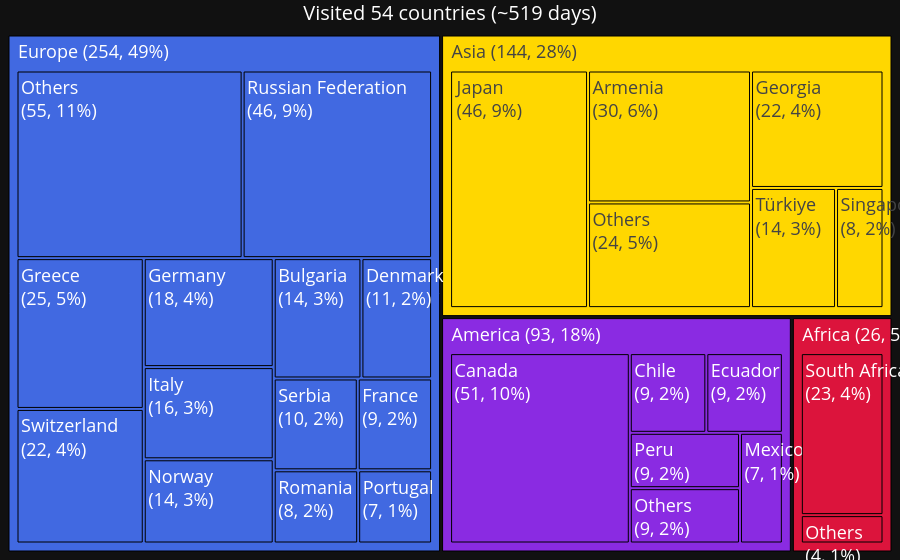

The notebook cell saved with this chart:
### Code cell
df_country_visited = df_country[~df_country.country.isin(COUNTRIES_LIVED)]
n_country_visited = df_country_visited.country.nunique()
t_country_visited = df_country_visited.total_days.sum()

create_tree(
    df_country_visited,
    feat='country',
    var='total_days',
    flag='continent',
    group_flag=True,
    color_dict=COLOR_DICT,
    font_size_dict=FONT_SIZE_DICT,
    title=f'Visited {n_country_visited} countries (~{t_country_visited:.0f} days)',
    threshold=7,
    threshold_global=False,
    save_path='../attachments/tree_travel_visits.html',
    #save_path=None
    )

### Figure 1 — Plotly figure (JSON) as saved in the notebook; plotly's stock layout.template omitted (floating-point values rounded to 4 significant figures)
{"data": [{"branchvalues": "total", "hoverinfo": "none", "ids": ["Africa", "America", "Asia", "Europe", "Africa | South Africa", "Africa | Others", "America | Canada", "America | Chile", "America | Ecuador", "America | Mexico", "America | Peru", "America | Others", "Asia | Armenia", "Asia | Georgia", "Asia | Japan", "Asia | Singapore", "Asia | Türkiye", "Asia | Others", "Europe | Bulgaria", "Europe | Denmark", "Europe | France", "Europe | Germany", "Europe | Greece", "Europe | Italy", "Europe | Norway", "Europe | Portugal", "Europe | Romania", "Europe | Russian Federation", "Europe | Serbia", "Europe | Switzerland", "Europe | Others"], "labels": ["<br><br>Africa (26, 5%)", "<br><br>America (93, 18%)", "<br><br>Asia (144, 28%)", "<br><br>Europe (254, 49%)", "South Africa", "Others", "Canada", "Chile", "Ecuador", "Mexico", "Peru", "Others", "Armenia", "Georgia", "Japan", "Singapore", "Türkiye", "Others", "Bulgaria", "Denmark", "France", "Germany", "Greece", "Italy", "Norway", "Portugal", "Romania", "Russian Federation", "Serbia", "Switzerland", "Others"], "marker": {"colors": ["crimson", "blueviolet", "gold", "royalblue", "crimson", "crimson", "blueviolet", "blueviolet", "blueviolet", "blueviolet", "blueviolet", "blueviolet", "gold", "gold", "gold", "gold", "gold", "gold", "royalblue", "royalblue", "royalblue", "royalblue", "royalblue", "royalblue", "royalblue", "royalblue", "royalblue", "royalblue", "royalblue", "royalblue", "royalblue"], "line": {"color": "black", "width": 1}}, "parents": ["", "", "", "", "Africa", "Africa", "America", "America", "America", "America", "America", "America", "Asia", "Asia", "Asia", "Asia", "Asia", "Asia", "Europe", "Europe", "Europe", "Europe", "Europe", "Europe", "Europe", "Europe", "Europe", "Europe", "Europe", "Europe", "Europe"], "textfont": {"size": 18}, "textinfo": "label+value+percent root", "textposition": "top left", "texttemplate": "<br>%{label}<br>(%{value:.0f}, %{percentRoot:.0%})", "type": "treemap", "values": [26.83, 93.5, 144.5, 254.3, 22.83, 4.0, 50.5, 9.0, 9.0, 7.0, 9.0, 9.0, 30.17, 21.83, 45.99, 8.0, 14.33, 24.16, 13.66, 11.0, 8.83, 18.32, 24.83, 15.5, 14.16, 7.0, 8.0, 46.0, 9.99, 22.16, 54.9]}], "layout": {"font": {"color": "white", "size": 18}, "margin": {"b": 0, "l": 0, "r": 0, "t": 0}, "title": {"font": {"size": 20}, "text": "Visited 54 countries (~519 days)", "x": 0.5, "xanchor": "center", "y": 0.99, "yanchor": "top"}, "uniformtext": {"minsize": 18, "mode": "show"}}}
